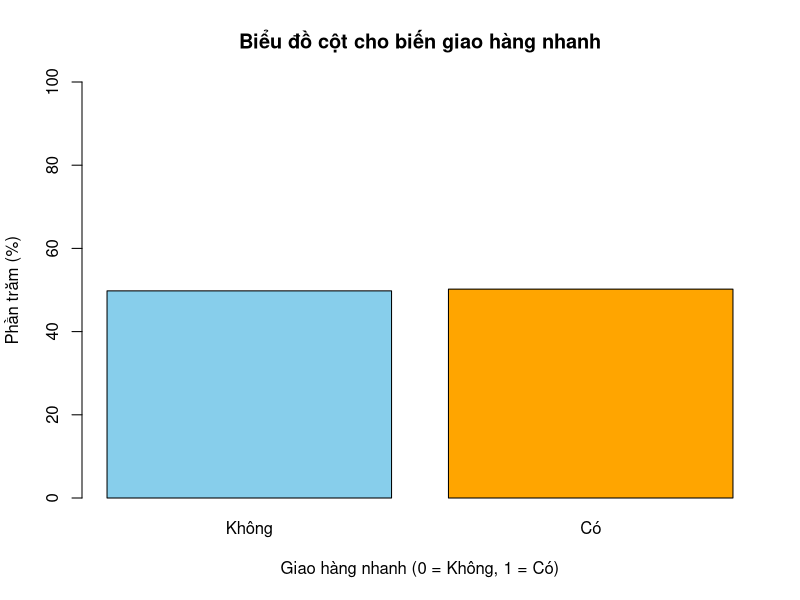
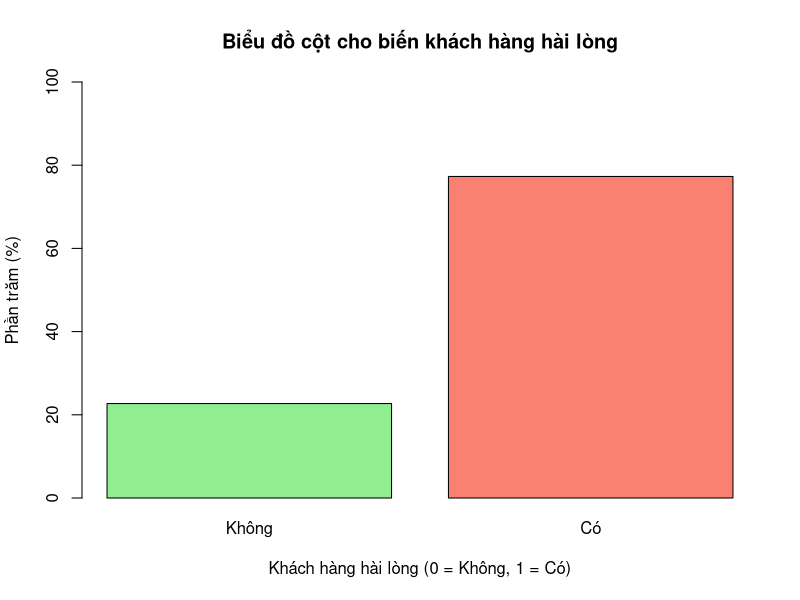
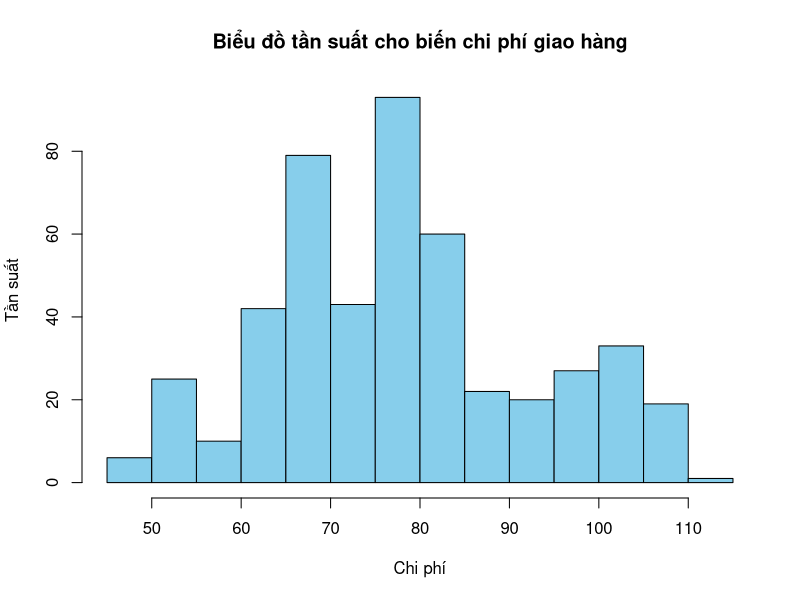
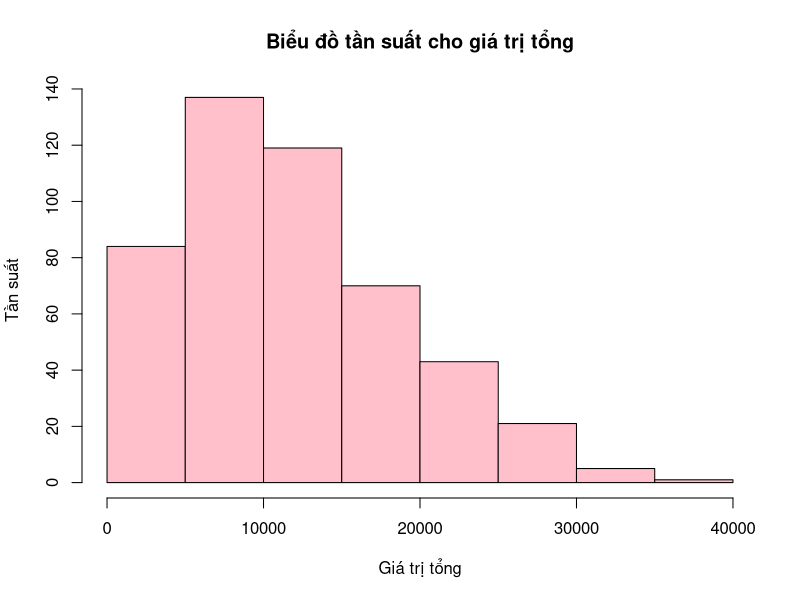
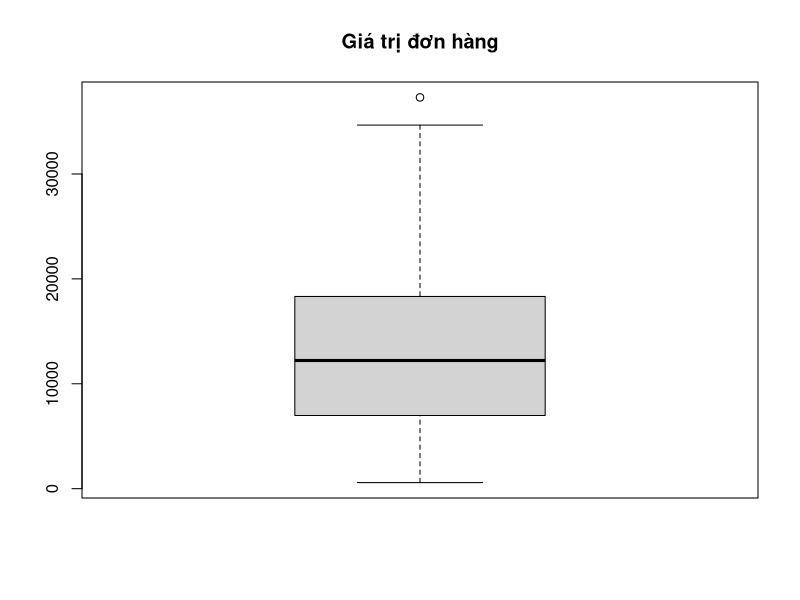
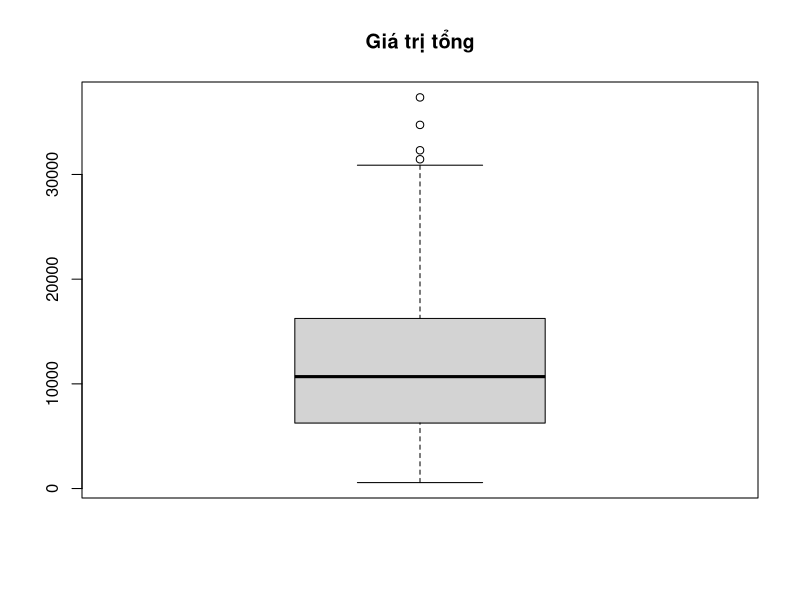
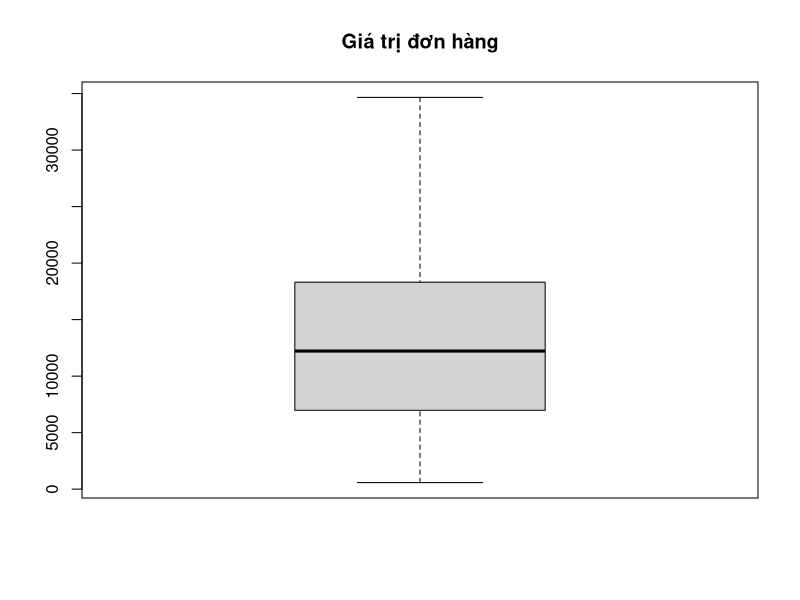
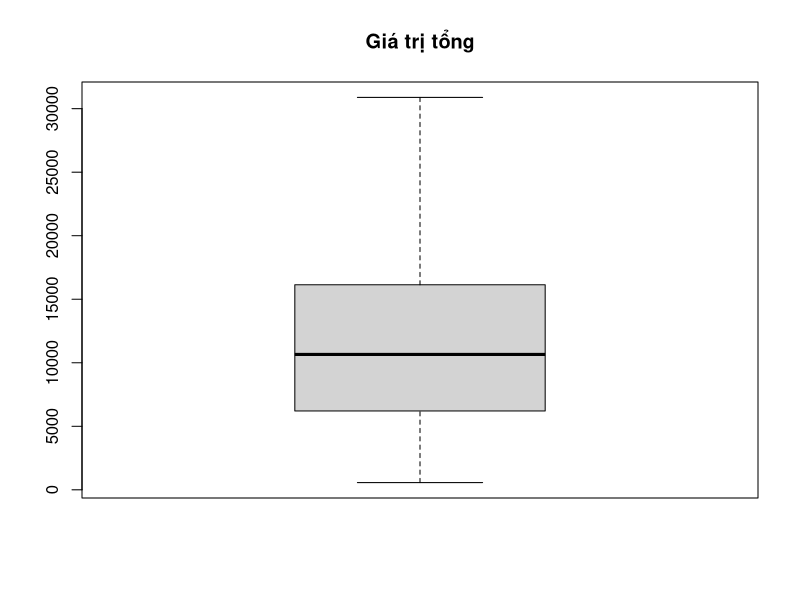

The R script that drew these images, in order:
# Cài đặt thư viện cần thiết
install.packages("dplyr", dependencies = TRUE, quiet = TRUE)
install.packages("geosphere", dependencies = TRUE, quiet = TRUE)
install.packages("readxl", dependencies = TRUE, quiet = TRUE)
install.packages("ggplot2", dependencies = TRUE, quiet = TRUE)
install.packages("ggpubr", dependencies = TRUE, quiet = TRUE)
install.packages("ROCR", dependencies = TRUE, quiet = TRUE)
# Gọi thư viện cần thiết
library(carData)
library(car)
library(tools)
library(dplyr)
library(geosphere)
library(readxl)
library(ggplot2)
library(ggpubr)
library(ROCR)
# 1: Làm sạch file dirty_data
# 1.1: Đọc dữ liệu từ file dirty_data
dirty_data = read.csv("./dirty_data.csv")
View(dirty_data)
# 1.2: Tạo trường dataframe chỉ chứa những biến cần thiết
cleaning_data = dirty_data[,c("nearest_warehouse","order_price","delivery_charges","customer_lat","customer_long","coupon_discount","order_total","season","is_expedited_delivery","distance_to_nearest_warehouse","is_happy_customer")]
# 1.3: Kiểm tra dữ liệu khuyết
apply(is.na(cleaning_data),2,which)
# 1.4: Làm sạch những cột có biến phân loại chưa đồng nhất
str(cleaning_data)
# 1.4.1: Cột nearest_warehouse
table(cleaning_data$nearest_warehouse, useNA = "always")
cleaning_data$nearest_warehouse = toTitleCase(cleaning_data$nearest_warehouse)
table(cleaning_data$nearest_warehouse, useNA = "always")
# 1.4.2: Cột season
table(cleaning_data$season, useNA = "always")
cleaning_data$season = toTitleCase(cleaning_data$season)
table(cleaning_data$season, useNA = "always")
# 1.5: Ghi ra tệp con sao lưu dữ liệu đã làm sạch
cleaned_data = cleaning_data
# * Kiểm tra xem tệp có bị NA hay không
sum(is.na(cleaned_data))
rm(cleaning_data)
write.csv(cleaned_data, file = "cleaned_data_from_dirty_data.csv", row.names = FALSE)
# 2: Làm sạch file missing_data
# 2.1: Đọc dữ liệu
missing_data = read.csv("./missing_data.csv")
# 2.2: Làm sạch dữ liệu
# 2.2.1: Cột season:
as.Date(missing_data$date)
missing_data = missing_data %>%
mutate(date_onset = as.Date(date, format = "%Y/%m/%d"))
fix_season = function(date) {
month = as.POSIXlt(date)$mon +1
if (month %in% c(1, 2, 3)) {
return("Spring")
} else if (month %in% c(4, 5, 6)) {
return("Summer")
} else if (month %in% c(7, 8, 9)) {
return("Autumn")
} else {
return("Winter")
}
}
missing_data$season = sapply(missing_data$date, fix_season)
# 2.2.2: Cột nearest_warehouse
warehouses = read.csv("./warehouses.csv")
find_nearest_warehouse = function(customer, warehouses) {
distances = geosphere::distVincentySphere(
cbind(customer["customer_long"], customer["customer_lat"]), cbind(warehouses$lon, warehouses$lat)
)
nearest_warehouse = warehouses[which.min(distances), ]
return(nearest_warehouse$names)
}
empty_rows = missing_data$nearest_warehouse == ""
missing_data$nearest_warehouse[empty_rows] = apply(missing_data[empty_rows, c("customer_long", "customer_lat")], 1, function(row) find_nearest_warehouse(row, warehouses))
# 2.2.3: Cột is_happy_customer
get_sentiment = function(review) {
positive_keywords <- c("good", "excellent", "love", "like", "amazing", "happy", "recommend","great", "nice")
return(any(grepl(paste(positive_keywords, collapse = "|"), tolower(review))))
}
missing_data$is_happy_customer = ifelse(missing_data$is_happy_customer == "", sapply(missing_data$latest_customer_review, get_sentiment), missing_data$is_happy_customer)
missing_data$is_happy_customer[missing_data$is_happy_customer == 'TRUE'] = "True"
missing_data$is_happy_customer[missing_data$is_happy_customer == 'FALSE'] = "False"
# 2.2.4: Cột order_price
get_price = function(total, discount, deli){
price= (total-deli)/(1-discount/100)
return(price)
}
missing_data$order_price[is.na(missing_data$order_price)] = get_price(missing_data$order_total[is.na(missing_data$order_price)],missing_data$coupon_discount[is.na(missing_data$order_price)],missing_data$delivery_charges[is.na(missing_data$order_price)])
# 2.2.5: Cột order_total
get_total = function(price, discount, deli){
total= price*(1-discount/100)+deli
return(total)
}
missing_data$order_total[is.na(missing_data$order_total)] = get_total(missing_data$order_price[is.na(missing_data$order_total)],missing_data$coupon_discount[is.na(missing_data$order_total)],missing_data$delivery_charges[is.na(missing_data$order_total)])
# 2.2.6: Cột distance_to_nearest_warehouse
get_distance = function(customer, warehouses){
distances = geosphere::distVincentySphere(
cbind(customer["customer_long"], customer["customer_lat"]), cbind(warehouses$lon, warehouses$lat)
)
distance = min(distances)
return(distance/1000)
}
missing_data$distance_to_nearest_warehouse[is.na(missing_data$distance_to_nearest_warehouse)] = apply(missing_data[is.na(missing_data$distance_to_nearest_warehouse), c("customer_long", "customer_lat")], 1, function(row2) get_distance(row2, warehouses))
# 2.2.7: Xử lý dữ liệu còn lại NA
na_count = colSums(is.na(missing_data))
na_count
missing_data = missing_data %>%
select(-date_onset)
missing_data = na.omit(missing_data)
na_count = colSums(is.na(missing_data))
na_count
# Ghi ra tệp để sao lưu
write.csv(missing_data, file = "cleaned_data_from_missing_data.csv", row.names = FALSE)
# Tạo tệp mới
new_data = missing_data[,c("nearest_warehouse","order_price","delivery_charges","customer_lat","customer_long","coupon_discount","order_total","season","is_expedited_delivery","distance_to_nearest_warehouse","is_happy_customer")]
# Chỉnh các biến về để thống kê
new_data$is_expedited_delivery[new_data$is_expedited_delivery == 'True'] = 1
new_data$is_expedited_delivery[new_data$is_expedited_delivery == 'False'] = 0
new_data$is_expedited_delivery = as.integer(new_data$is_expedited_delivery)
new_data$is_happy_customer[new_data$is_happy_customer == 'True'] = 1
new_data$is_happy_customer[new_data$is_happy_customer == 'False'] = 0
new_data$is_happy_customer = as.integer(new_data$is_happy_customer)
new_data$season = factor((new_data$season), levels = c("Spring","Summer","Autumn","Winter"))
levels(new_data$season)
new_data$nearest_warehouse = factor((new_data$nearest_warehouse), levels = c("Bakers","Nickolson","Thompson"))
levels(new_data$nearest_warehouse)
summary(new_data)
# Tổng doanh thu từng cửa hàng
tongstore = new_data %>%
group_by(nearest_warehouse) %>%
summarise(total_sales = sum(order_total, na.rm = TRUE))
print(tongstore)
# Tổng doanh thu theo mùa
tongmua = new_data %>%
group_by(season) %>%
summarise(total_sales = sum(order_total, na.rm = TRUE))
print(tongmua)
# Biểu đồ cột cho biến giao hàng nhanh hay không
giao_hang_nhanh = table(new_data$is_expedited_delivery) / nrow(new_data) * 100
barplot(giao_hang_nhanh,
col = c("skyblue", "orange"),
main = "Biểu đồ cột cho biến giao hàng nhanh",
xlab = "Giao hàng nhanh (0 = Không, 1 = Có)",
ylab = "Phần trăm (%)",
beside = TRUE,
names.arg = c("Không","Có"),
ylim = c(0, 100))
# Biểu đồ cột cho biến khách hàng hài lòng hay không
khach_hang_hai_long = table(new_data$is_happy_customer) / nrow(new_data) * 100
barplot(khach_hang_hai_long,
col = c("lightgreen", "salmon"),
main = "Biểu đồ cột cho biến khách hàng hài lòng",
xlab = "Khách hàng hài lòng (0 = Không, 1 = Có)",
ylab = "Phần trăm (%)",
beside = TRUE,
names.arg = c("Không", "Có"),
ylim = c(0, 100))
# Biểu đồ tần suất cho biến chi phí giao hàng
hist(new_data$delivery_charges,
col = "skyblue",
main = "Biểu đồ tần suất cho biến chi phí giao hàng",
xlab = "Chi phí",
ylab = "Tần suất",
breaks = 20)
# Biểu đồ tần suất cho biến giá trị tổng
hist(new_data$order_total,
col = "pink",
main = "Biểu đồ tần suất cho giá trị tổng",
xlab = "Giá trị tổng",
ylab = "Tần suất",
)
# Kiểm tra giá trị ngoại lai cho giá trị đơn hàng và giá trị tổng
boxplot(new_data$order_price,main ="Giá trị đơn hàng")
boxplot(new_data$order_total,main ="Giá trị tổng")
## Xây dựng hàm xử lý giá trị ngoại lai
xulingoailai = function(data) {
Q1 = quantile(data, 0.25, na.rm = TRUE)
Q3 = quantile(data, 0.75, na.rm = TRUE)
IQR = Q3 - Q1
lower_bound = Q1 - 1.5 * IQR
upper_bound = Q3 + 1.5 * IQR
data[data < lower_bound | data > upper_bound] = NA
return(data)
}
## Áp dụng
new_data$order_total = xulingoailai(new_data$order_total)
new_data$order_price = xulingoailai(new_data$order_price)
boxplot(new_data$order_price,main ="Giá trị đơn hàng")
boxplot(new_data$order_total,main ="Giá trị tổng")
# Kiểm tra giá trị ngoại lai cho biến Giá trị tổng theo biến Mùa
boxplot(order_total ~ season,
data = new_data,
col = c("pink", "orange", "lightyellow", "cyan"),
main = "Giá trị tổng theo mùa",
xlab = "Mùa",
ylab = "Giá trị tổng")
## Xử lý giá trị ngoại lai
Spring_data = subset(new_data,new_data$season =="Spring")
Spring_data$order_total = xulingoailai(Spring_data$order_total)
Summer_data = subset(new_data,new_data$season =="Summer")
Summer_data$order_total = xulingoailai(Summer_data$order_total)
Autumn_data = subset(new_data,new_data$season =="Autumn")
Autumn_data$order_total = xulingoailai(Autumn_data$order_total)
Winter_data = subset(new_data,new_data$season =="Winter")
Winter_data$order_total = xulingoailai(Winter_data$order_total)
new_data_2 = rbind(Spring_data,Summer_data,Autumn_data,Winter_data)
apply(is.na(new_data_2),2,sum)
apply(is.na(new_data_2),2,mean)
new_data_2 = na.omit(new_data_2)
boxplot(order_total ~ season,
data = new_data_2,
col = c("pink", "orange", "lightyellow", "cyan"),
main = "Giá trị tổng theo mùa",
xlab = "Mùa",
ylab = "Giá trị tổng")
# Tạo Subset cho kho Bakers, Nickolson và Thompson
Bakers_data = subset(new_data_2, new_data_2$nearest_warehouse == "Bakers")
Nickolson_data = subset(new_data_2, new_data_2$nearest_warehouse == "Nickolson")
Thompson_data = subset(new_data_2, new_data_2$nearest_warehouse == "Thompson")
# Tạo qq_plot cho kho Bakers, Nickolson và Thompson
qq_plot_Bakers = ggqqplot(Bakers_data$order_total,
main = "Đồ thị phân phối xác suất của nhà kho Bakers")
qq_plot_Nickolson = ggqqplot(Nickolson_data$order_total,
main = "Đồ thị phân phối xác suất của nhà kho Nickolson")
qq_plot_Thompson = ggqqplot(Thompson_data$order_total,
main = "Đồ thị phân phối xác suất của nhà kho Thompson")
# In QQPlot
print(qq_plot_Bakers)
print(qq_plot_Nickolson)
print(qq_plot_Thompson)
# Thực hiện kiểm tra Shapiro-Wilk
shapiro.test(Bakers_data$order_total)
shapiro.test(Nickolson_data$order_total)
shapiro.test(Thompson_data$order_total)
# Sử dụng kiểm định Levene để kiểm định cho biến giá trị tổng theo kho hàng gần nhất
leveneTest(order_total~nearest_warehouse, data = new_data_2)
# Sử dụng phương sai 1 yếu tố
one.way = aov(order_total~nearest_warehouse, data = new_data_2)
summary(one.way)
# Sử dụng kiểm định Levene để kiểm định cho biến giá trị giá trị tổng theo mùa
leveneTest(order_total~season, data = new_data_2)
# Phương sai 1 yếu tố
one.way_2 = aov(order_total~season, data = new_data_2)
summary(one.way_2)
# Biển đổi new_data_2
new_data_2$nearest_warehouse = factor((new_data_2$nearest_warehouse), levels = c("Bakers","Nickolson","Thompson"))
levels(new_data_2$nearest_warehouse)
new_data_2$season = factor((new_data_2$season), levels = c("Spring", "Summer", "Autumn","Winter"))
levels(new_data_2$season)
summary(new_data_2)
# Tạo tệp new_data_3 để phân tích
new_data_3 = new_data_2[,c("nearest_warehouse","delivery_charges","customer_lat","customer_long","coupon_discount", "season", "order_total", "distance_to_nearest_warehouse", "is_expedited_delivery", "is_happy_customer")]
summary(new_data_3)
new_data_3$season = as.integer(new_data_3$season)
new_data_3$nearest_warehouse = as.integer(new_data_3$nearest_warehouse)
summary(new_data_3)
# Tạo mô hình hồi quy logistic với new_data_3
mohinh1 = glm(is_happy_customer~., family = "binomial", data = new_data_3)
summary(mohinh1)
# Tạo tệp new_data_4 sau khi loại bỏ các biến không cần thiết
new_data_4 = new_data_3[,c("delivery_charges", "season", "distance_to_nearest_warehouse", "is_expedited_delivery", "is_happy_customer")]
mohinh2 = glm(is_happy_customer~., family = "binomial", data = new_data_4)
summary(mohinh2)
# So sánh 2 mô hình bằng ANOVA
anova(mohinh1, mohinh2, test = "LRT")
# Dự báo và vẽ đường cong ROC
dubaoROC = predict(mohinh2, type = "response", newdata = new_data_4)
ROCRpred = prediction(dubaoROC, new_data_4$is_happy_customer)
ROCRperf = performance(ROCRpred, "tpr", "fpr")
plot(ROCRperf, colorize=TRUE, print.cutoffs.at= seq(0,1,by=0.1), text.adj=c(-0.2,1.7))
